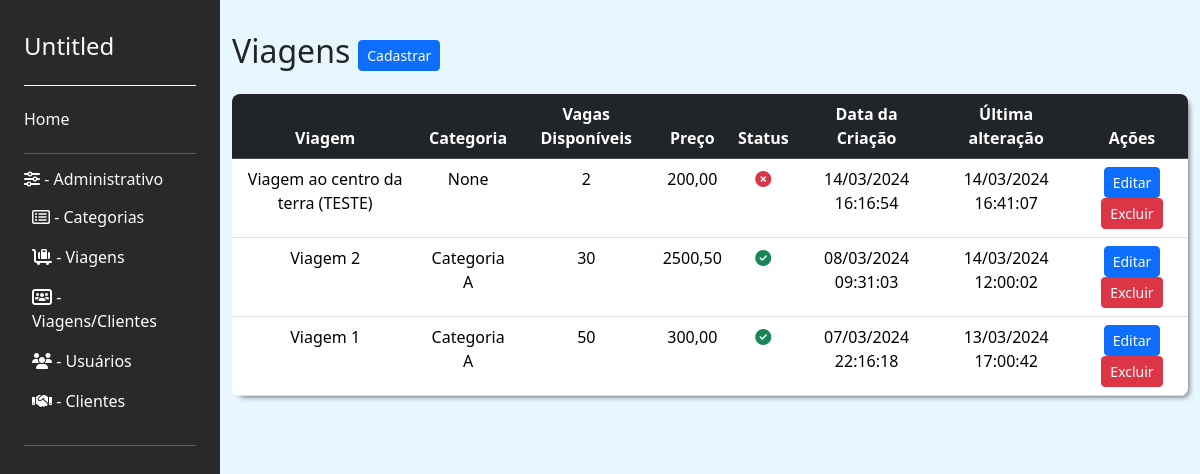
The page /trip/listar_viagens/ on the database as committed earlier.
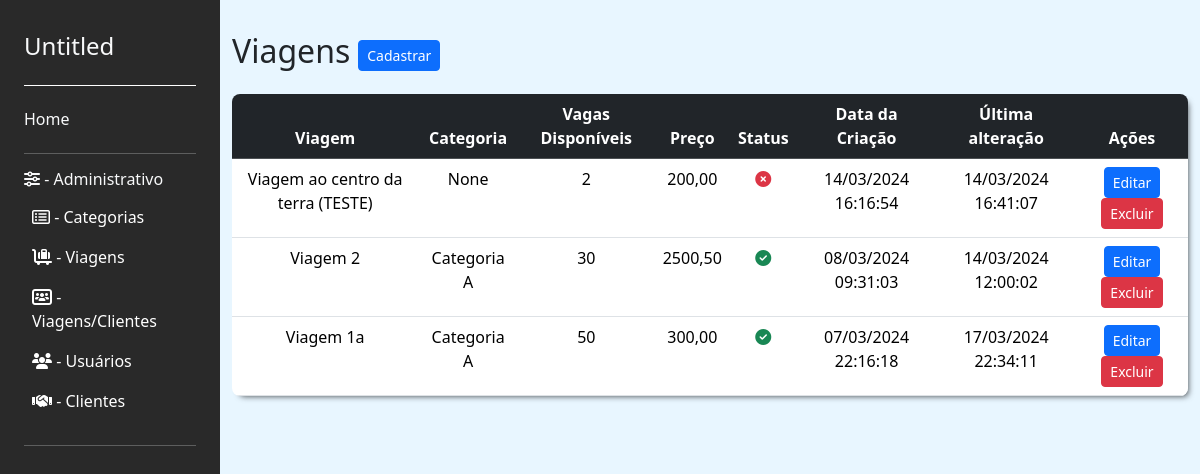
The same page on the database as committed later.
### trip/models.py (models this page shows, shortened)
class Viagem(models.Model):
    titulo = models.CharField(max_length=200)
    slug = models.SlugField(unique=True, blank=True)
    categoria = models.ForeignKey(
        Categoria, on_delete=models.SET_NULL, null=True, blank=True, default=None)  # noqa
    descricao = models.TextField(null=False)
    custo = models.DecimalField(max_digits=10, decimal_places=2, null=False)
    preco = models.DecimalField(max_digits=10, decimal_places=2, null=False)
    check_in_data = models.DateTimeField(null=False)
    check_out_data = models.DateTimeField(null=False)
    vagas_disponiveis = models.IntegerField()
    cover = models.ImageField(
        upload_to='viagens_covers/', null=True, blank=True)
    is_active = models.BooleanField(default=True)
    created_at = models.DateTimeField(auto_now_add=True)
    updated_at = models.DateTimeField(auto_now=True)

class Categoria(models.Model):
    titulo = models.CharField(max_length=50, null=False)
    is_active = models.BooleanField(default=True)
    created_at = models.DateTimeField(auto_now_add=True)
    updated_at = models.DateTimeField(auto_now=True)
    def __str__(self):
        return self.titulo

### trip/views.py (the view)
# urls.py: path('listar_viagens/', listar_viagens, name='listar_viagens'),
def listar_viagens(request):
    viagens = Viagem.objects.all().order_by('-id')
    categorias = Categoria.objects.filter(is_active=True).order_by('-id')
    return render(request, 'trip/viagem/listar_viagens.html',
                  {'viagens': viagens, 'categorias': categorias})

### trip/templates/trip/viagem/listar_viagens.html (shortened to what this page needs)
{% extends "base.html" %}
{% block content %}
<div class="main-content" id="mainContent">
  <div class="d-flex align-items-center">
    <h2 class="me-2">Viagens</h2>
    <a  href="{% url "trip:criar_viagem" %}">
      <button class="btn btn-sm btn-primary">Cadastrar</button>
    </a>
  </div>
  <div class="table-container mt-3 h-100">
    <table class="table  text-center" style="margin-bottom: 0;">
      <thead class="table-dark" >
        <tr>
          <th>Viagem</th>
          <th>Categoria</th>
          <th>Vagas Disponíveis</th>
          <th>Preço</th>
          <th>Status</th>
          <th>Data da Criação</th>
          <th>Última alteração</th>
          <th>Ações</th>
        </tr>
      </thead>
      <tbody>
        {% for viagem in viagens %}
        <tr>
          <td>{{ viagem.titulo }}</td>
          <td>{{ viagem.categoria }}</td>
          <td>{{ viagem.vagas_disponiveis }}</td>
          <td>{{ viagem.preco }}</td>
          <td>
            {% if viagem.is_active %}
              <i class="fa-solid fa-circle-check text-success"></i>
            {% else %}
              <i class="fa-solid fa-circle-xmark text-danger"></i>
            {% endif %}
          </td>
          <td>{{ viagem.created_at|date:"d/m/Y H:i:s" }}</td>
          <td>{{ viagem.updated_at|date:"d/m/Y H:i:s"}}</td>
          <td>
            <button type="button" class="btn btn-sm btn-primary" data-bs-toggle="modal" data-bs-target="#editModal{{ viagem.id }}">
              Editar
            </button>
            <button type="button" class="btn btn-sm btn-danger" data-bs-toggle="modal" data-bs-target="#deleteModal{{ viagem.id }}">
              Excluir
            </button>
          </td>
        </tr>
        {% endfor %}
      </tbody>
    </table>
  </div>
</div>
{% endblock content %}

Rows that differ between the two databases and show on the page:
changed Viagem: titulo "Viagem 1" → "Viagem 1a"; updated_at "13/03/2024 17:00:42" → "17/03/2024 22:34:11"
